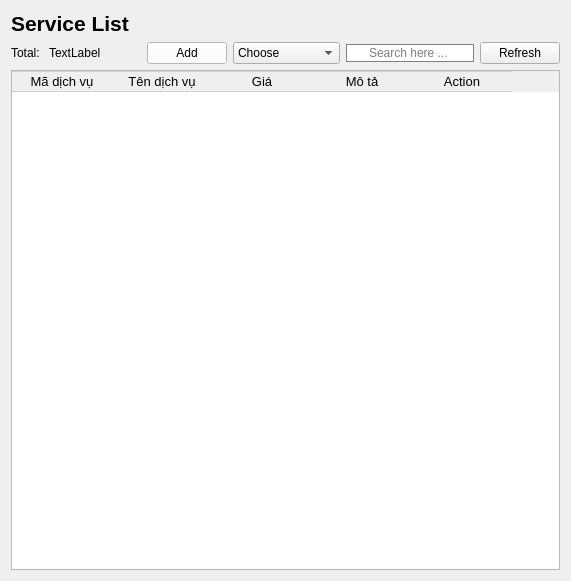
           <widget class="QWidget" name="page_4">
            <layout class="QVBoxLayout" name="verticalLayout_8">
             <item>
              <layout class="QHBoxLayout" name="horizontalLayout_21">
               <item>
                <widget class="QLabel" name="label_14">
                 <property name="font">
                  <font>
                   <pointsize>16</pointsize>
                   <bold>true</bold>
                  </font>
                 </property>
                 <property name="text">
                  <string>Service List</string>
                 </property>
                </widget>
               </item>
               <item>
                <spacer name="horizontalSpacer_15">
                 <property name="orientation">
                  <enum>Qt::Orientation::Horizontal</enum>
                 </property>
                 <property name="sizeHint" stdset="0">
                  <size>
                   <width>40</width>
                   <height>20</height>
                  </size>
                 </property>
                </spacer>
               </item>
              </layout>
             </item>
             <item>
              <layout class="QHBoxLayout" name="horizontalLayout_22">
               <item>
                <layout class="QHBoxLayout" name="horizontalLayout_23">
                 <item>
                  <widget class="QLabel" name="label_15">
                   <property name="text">
                    <string>Total: </string>
                   </property>
                  </widget>
                 </item>
                 <item>
                  <widget class="QLabel" name="totalservice">
                   <property name="text">
                    <string>TextLabel</string>
                   </property>
                  </widget>
                 </item>
                </layout>
               </item>
               <item>
                <spacer name="horizontalSpacer_16">
                 <property name="orientation">
                  <enum>Qt::Orientation::Horizontal</enum>
                 </property>
                 <property name="sizeHint" stdset="0">
                  <size>
                   <width>40</width>
                   <height>20</height>
                  </size>
                 </property>
                </spacer>
               </item>
               <item>
                <widget class="QPushButton" name="addSer">
                 <property name="minimumSize">
                  <size>
                   <width>70</width>
                   <height>0</height>
                  </size>
                 </property>
                 <property name="styleSheet">
                  <string notr="true">QPushButton{
background-color: rgb(255, 255, 255);
}</string>
                 </property>
                 <property name="text">
                  <string>Add</string>
                 </property>
                 <property name="icon">
                  <iconset resource="Icon.qrc">
                   <normaloff>:/new/prefix1/Resources/add.png</normaloff>:/new/prefix1/Resources/add.png</iconset>
                 </property>
                 <property name="iconSize">
                  <size>
                   <width>10</width>
                   <height>10</height>
                  </size>
                 </property>
                 <property name="checkable">
                  <bool>false</bool>
                 </property>
                </widget>
               </item>
               <item>
                <widget class="QComboBox" name="CBSS">
                 <item>
                  <property name="text">
                   <string>Choose</string>
                  </property>
                 </item>
                 <item>
                  <property name="text">
                   <string>Service ID</string>
                  </property>
                 </item>
                 <item>
                  <property name="text">
                   <string>Service Name</string>
                  </property>
                 </item>
                 <item>
                  <property name="text">
                   <string/>
                  </property>
                 </item>
                </widget>
               </item>
               <item>
                <widget class="QLineEdit" name="LineEditSearchSer">
                 <property name="styleSheet">
                  <string notr="true">QLineEdit{
padding-left:20px;
border: 1px solid gray;
border-radius: 10px;
}</string>
                 </property>
                 <property name="placeholderText">
                  <string>Search here ...</string>
                 </property>
                </widget>
               </item>
               <item>
                <widget class="QPushButton" name="RefbtnSer">
                 <property name="text">
                  <string>Refresh</string>
                 </property>
                 <property name="icon">
                  <iconset resource="Icon.qrc">
                   <normaloff>:/new/prefix1/Resources/reload.png</normaloff>:/new/prefix1/Resources/reload.png</iconset>
                 </property>
                </widget>
               </item>
              </layout>
             </item>
             <item>
              <widget class="QTableWidget" name="SerTable">
               <property name="minimumSize">
                <size>
                 <width>0</width>
                 <height>500</height>
                </size>
               </property>
               <property name="font">
                <font>
                 <pointsize>10</pointsize>
                </font>
               </property>
               <property name="styleSheet">
                <string notr="true">QPushButton{
	 border: none;
}
QTableWidget::item {
       border-right: none;
       border-left: none;
       border-bottom: 1px solid #D3D3D3;
}
QHeaderView::section {
       border: 1px solid #D3D3D3; 
       border-right: none;      
       border-left: none;       
}</string>
               </property>
               <property name="editTriggers">
                <set>QAbstractItemView::EditTrigger::NoEditTriggers</set>
               </property>
               <property name="alternatingRowColors">
                <bool>true</bool>
               </property>
               <property name="selectionMode">
                <enum>QAbstractItemView::SelectionMode::NoSelection</enum>
               </property>
               <property name="showGrid">
                <bool>false</bool>
               </property>
               <attribute name="horizontalHeaderVisible">
                <bool>true</bool>
               </attribute>
               <attribute name="horizontalHeaderCascadingSectionResizes">
                <bool>false</bool>
               </attribute>
               <attribute name="horizontalHeaderHighlightSections">
                <bool>true</bool>
               </attribute>
               <attribute name="horizontalHeaderShowSortIndicator" stdset="0">
                <bool>false</bool>
               </attribute>
               <attribute name="horizontalHeaderStretchLastSection">
                <bool>false</bool>
               </attribute>
               <column>
                <property name="text">
                 <string>Mã dịch vụ</string>
                </property>
                <property name="font">
                 <font>
                  <pointsize>10</pointsize>
                 </font>
                </property>
               </column>
               <column>
                <property name="text">
                 <string>Tên dịch vụ</string>
                </property>
                <property name="font">
                 <font>
                  <pointsize>10</pointsize>
                 </font>
                </property>
               </column>
               <column>
                <property name="text">
                 <string>Giá</string>
                </property>
                <property name="font">
                 <font>
                  <pointsize>10</pointsize>
                 </font>
                </property>
               </column>
               <column>
                <property name="text">
                 <string>Mô tả</string>
                </property>
                <property name="font">
                 <font>
                  <pointsize>10</pointsize>
                 </font>
                </property>
               </column>
               <column>
                <property name="text">
                 <string>Action</string>
                </property>
                <property name="font">
                 <font>
                  <pointsize>10</pointsize>
                 </font>
                </property>
               </column>
              </widget>
             </item>
            </layout>
           </widget>
